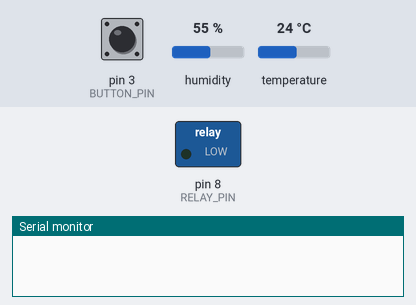
A sketch run on a simulated Arduino Uno, built with avr-gcc and run on an emulated ATmega328P. Shown: switched loads named in the sketch (green lamp = pin HIGH), the last lines printed to the serial monitor. The test bench sets the inputs (shaded band); at power-on: temperature 24 °C, pin 3 (BUTTON_PIN) HIGH, humidity 55 %.

Above: at 2.8 s.
2.9 s: temperature set to 31.6 °C
5.2 s: temperature set to 32.7 °C
At 6.4 s:
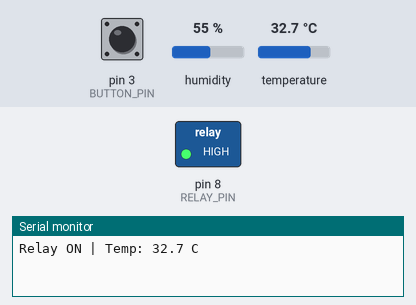
7.5 s: pin 3 (BUTTON_PIN) pulled LOW for 1.2 s
At 9.4 s:
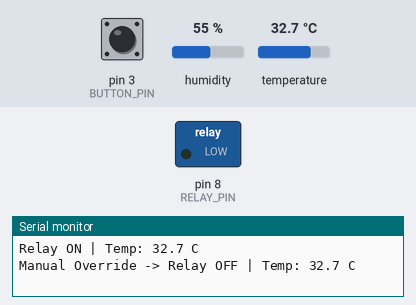
10.2 s: pin 3 (BUTTON_PIN) pulled LOW for 1.2 s
At 11.3 s:
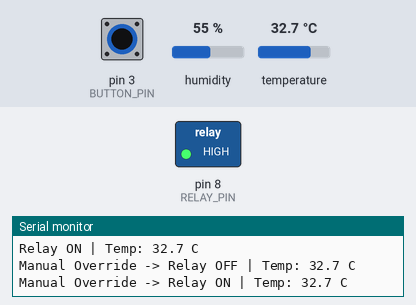
12.9 s: pin 3 (BUTTON_PIN) pulled LOW for 3.2 s
At 13.9 s:
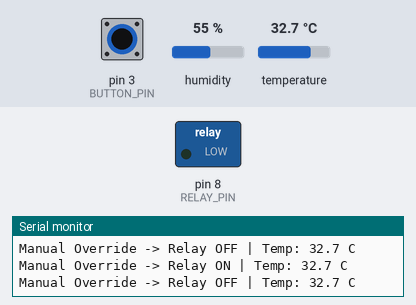
Timing chart, 0 to 15.9 s (numbered marks = the images above; inputs shaded):
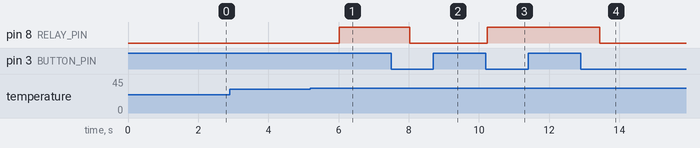

The sketch:

Relay_AC_control.ino
```cpp
#include <DHT.h>

#define DHTPIN 2
#define DHTTYPE DHT22

#define RELAY_PIN 8
#define BUTTON_PIN 3

DHT dht(DHTPIN, DHTTYPE);

bool relayState = false;
bool manualMode = false;
bool lastButton = HIGH;

void setup() {
  Serial.begin(9600);

  dht.begin();

  pinMode(RELAY_PIN, OUTPUT);
  pinMode(BUTTON_PIN, INPUT_PULLUP);

  digitalWrite(RELAY_PIN, LOW);
}

void loop() {

  float temp = dht.readTemperature();

  bool button = digitalRead(BUTTON_PIN);

  if (lastButton == HIGH && button == LOW) {
    manualMode = !manualMode;
    relayState = !relayState;

    digitalWrite(RELAY_PIN, relayState);

    Serial.print("Manual Override -> Relay ");
    Serial.print(relayState ? "ON" : "OFF");
    Serial.print(" | Temp: ");
    Serial.print(temp, 1);
    Serial.println(" C");

    delay(200);
  }

  lastButton = button;

  if (!manualMode && !isnan(temp)) {

    bool prevState = relayState;

    if (temp > 32.0)
      relayState = true;
    else if (temp < 28.0)
      relayState = false;

    if (relayState != prevState) {
      digitalWrite(RELAY_PIN, relayState);

      Serial.print("Relay ");
      Serial.print(relayState ? "ON" : "OFF");
      Serial.print(" | Temp: ");
      Serial.print(temp, 1);
      Serial.println(" C");
    }
  }

  delay(1000);
}
```

Measured:
- the behaviour switches between 32 and 32.1 °C on temperature (found by bisection; images 0 and 1)
- after the input at 2.9 s, every drawn part: stays the same
- after the input at 5.2 s, pin 8 (RELAY_PIN): LOW → HIGH after 0.82 s
- after the input at 7.5 s, pin 8 (RELAY_PIN): HIGH → LOW after 0.53 s
- after the input at 10.2 s, pin 8 (RELAY_PIN): LOW → HIGH at once
- after the input at 12.9 s, pin 8 (RELAY_PIN): HIGH → LOW after 0.54 s
